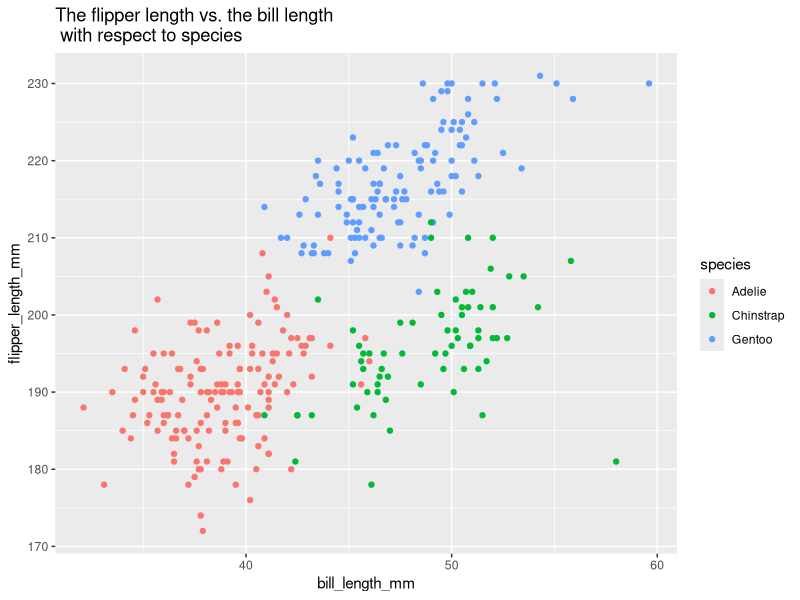
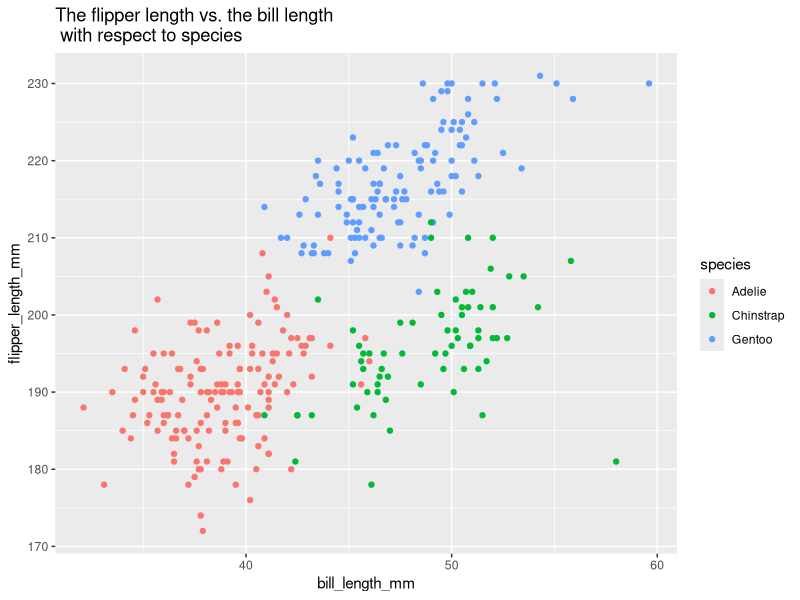

These figures' R source, in order:
## ---- chunk 1
library(tidyverse)
## ---- chunk 2
# creating the data set
p1_df = tibble(
  num_vec = rnorm(10),
  logical_vec = num_vec > 0,
  char_vec = c('This', 'is', 'my', 'homework', 'one', 'in', 
               'data', 'science','and', 'yeah'),
  fac_vec = factor(c('high', 'median', 'low', 'high', 'high',
                     'low', 'low', 'median', 'median', 'high'))
)

# computing the mean
mean(pull(p1_df, num_vec))
mean(pull(p1_df, logical_vec))
mean(pull(p1_df, char_vec))
mean(pull(p1_df,fac_vec))
## ---- chunk 3
# load the data
data("penguins", package = "palmerpenguins")
## ---- chunk 4
# make the plot
ggplot(penguins, aes(x = bill_length_mm, y = flipper_length_mm, color = species)) + geom_point() + ggtitle("The flipper length vs. the bill length \n with respect to species")

ggsave("scatter_plot.pdf", height = 6, width = 5)
